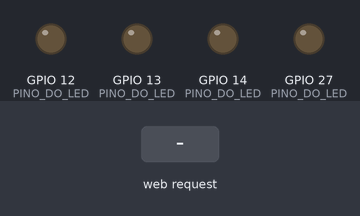
Bench run of a sketch on a simulated ESP32. On the bench: output pins drawn as LEDs (lit = HIGH). Inputs (shaded band) come from the test bench. WiFi joins after 1.5 s; servers stay silent unless stated; what the sketch prints to the serial monitor is not drawn.

Above: at 2.7 s.
2.8 s: HTTP request GET /LS received
At 4.0 s:
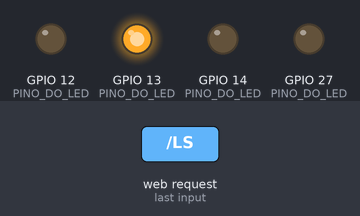
4.3 s: HTTP request GET /LC received
At 5.4 s:
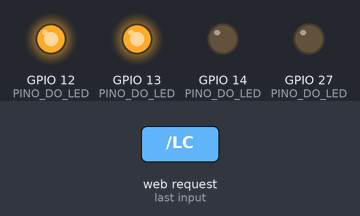
5.8 s: HTTP request GET /AS received
At 6.5 s:
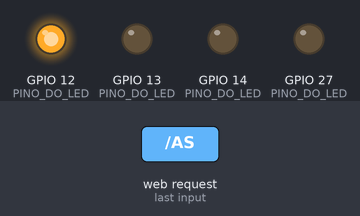
7.3 s: HTTP request GET /LQ received
At 7.7 s:
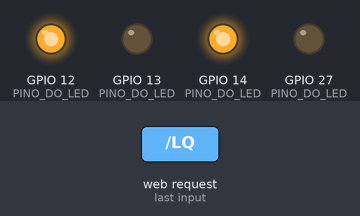
8.8 s: HTTP request GET /AC received
At 10.0 s:
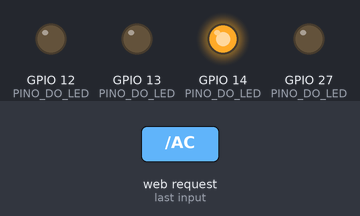
10.3 s: HTTP request GET /LG received
At 11.2 s:
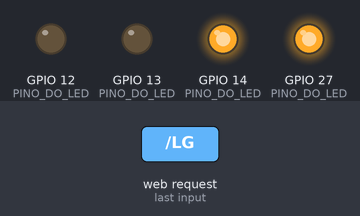
Timing chart, 0 to 12.8 s (numbered marks = the images above; inputs shaded):
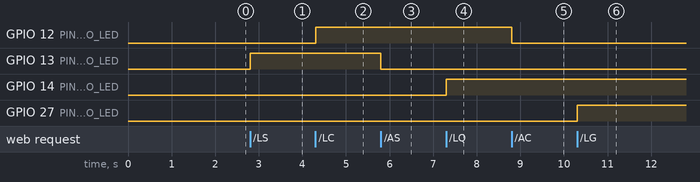

Measured:
- after the input at 2.8 s, GPIO 13 (PINO_DO_LED): LOW → HIGH at once
- after the input at 4.3 s, GPIO 12 (PINO_DO_LED): LOW → HIGH at once
- after the input at 5.8 s, GPIO 13 (PINO_DO_LED): HIGH → LOW at once
- after the input at 7.3 s, GPIO 14 (PINO_DO_LED): LOW → HIGH at once
- after the input at 8.8 s, GPIO 12 (PINO_DO_LED): HIGH → LOW at once
- after the input at 10.3 s, GPIO 27 (PINO_DO_LED): LOW → HIGH at once

The sketch:

CASA-INTEGRADA1.0.ino
```cpp
#include <WiFi.h>

const char* ssid     = "brisa-1403078";
const char* password = "1tite2wp";

WiFiServer server(80);

//DECLARAR OS ESTADOS
bool ledStatus = false;
bool ledStatus2 = false;
bool ledStatus3 = false;
bool ledStatus4 = false;
bool ledStatusT = false;

void setup()
{
    Serial.begin(115200);
    pinMode(13, OUTPUT);      // PINO DO LED
    pinMode(12, OUTPUT);      // PINO DO LED
    pinMode(14, OUTPUT);      // PINO DO LED
    pinMode(27, OUTPUT);      // PINO DO LED

    delay(10);

    // We start by connecting to a WiFi network

    Serial.println();
    Serial.println();
    Serial.print("Connecting to ");
    Serial.println(ssid);

    WiFi.begin(ssid, password);

    while (WiFi.status() != WL_CONNECTED) {
        delay(500);
        Serial.print(".");
    }

    Serial.println("");
    Serial.println("WiFi connected.");
    Serial.println("IP address: ");
    Serial.println(WiFi.localIP());

    server.begin();

}

int value = 0;

void loop(){
 WiFiClient client = server.available();   // listen for incoming clients

  if (client) {                             // if you get a client,
    Serial.println("New Client.");           // print a message out the serial port
    String currentLine = "";                // make a String to hold incoming data from the client
    while (client.connected()) {            // loop while the client's connected
      if (client.available()) {             // if there's bytes to read from the client,
        char c = client.read();             // read a byte, then
        Serial.write(c);                    // print it out the serial monitor
        if (c == '\n') {                    // if the byte is a newline character

          // if the current line is blank, you got two newline characters in a row.
          // that's the end of the client HTTP request, so send a response:
          if (currentLine.length() == 0) {
            // HTTP headers always start with a response code (e.g. HTTP/1.1 200 OK)
            // and a content-type so the client knows what's coming, then a blank line:
            client.println("HTTP/1.1 200 OK");
            client.println("Content-type:text/html");
            client.println();

            // the content of the HTTP response follows the header:
            client.print("<html>");
              client.print("<head>");
                client.print("<meta charset='UTF-8'>");
                client.print("<meta http-equiv='X-UA-Compatible' content='IE=edge'");
                client.print("name='viewport' content='width=device-width, initial-scale=1.0'");
                client.print("<title>CASA INTEGRADA</title>");
                //CSS
                client.print("<style>body{height:100vh;margin:0px;display:grid;grid-template-rows:120px 1fr 60px;grid-template-columns:1fr;grid-template-areas:'cabecalho''principal''rodape';}</style>");
                client.print("<style>.cabecalho{grid-area: cabecalho;background-color: #381d97;color:#fff;display:flex;flex-direction: column;justify-content: center;align-items: center;padding-bottom: 10px;z-index: 1;box-shadow: 0px 4px 10px -2px rgba(0, 0, 0, 0.55);}</style>");
                client.print("<style>.cabecalho > h1{ margin:0px;font-weight:300;font-size:2.8rem;}.cabecalho > h2{margin: 0px;font-weight: 200;font-size: 1.6rem;}.principal{grid-area: principal;background-color: #f0f0f0;height: calc(100vh - 180px);padding: 20px;}</style>");
                client.print("<style>.conteudo{position:realive;height:100%;overflow-y: scroll;background-color: #fff;padding: 20px;box-shadow:0px 0px 25px 0px rgba(0, 0, 0, 0.2);}</style>");
                client.print("<style>.rodape{grid-area: rodape;background-color: #381d97;display:flex;justify-content: center;align-items: center;font-size: 1.2rem;padding-inline: 20px;color:#fff;}</style>");
                client.print("<style>.modulos{display:flex;flex-wrap: wrap;justify-content: space-around;}.modulo{flex-basis: 32%;margin-bottom:20px;border-radius:5px;}.modulo > h3{margin:0px;color: #fff;font-weight:300;font-size: 1.5rem;padding: 10px 20px;background-color: #381d97;}</style>");
                client.print("<style>.modulo > ul {margin:0px;padding:10px;list-style: none;}.modulo > ul > li{padding: 5px;font-size: 1.2rem;cursor: pointer;}.modulo > ul > li > a{display: flex;text-decoration: none;color:#222;}.modulo > ul > li:hover{background-color: #eee;}</style>");
                client.print("<style>.modulo.verde {border: 2px solid darkgreen;}.modulo.verde > h3{background-color: darkgreen;}.modulo.azul {border: 2px solid darkblue;}.modulo.azul > h3{background-color: darkblue;}</style>");
                client.print("<style>.card {background-color: #313131;color: #fff;padding: 10px 12px;border-radius: 15px;border: solid 2px #000;margin: 15px auto;box-shadow: 0px 0px 10px 0px #8000ff;display: flex;align-content: center;justify-content: center;width: 453px;}</style>");
                client.print("<style>.comodo{margin: auto 10px;}.estado.off {background-color: #c81919;padding: 5px 10px;border-radius: 5px;box-shadow: 0px 0px 10px 0px #c81919;margin: auto;margin-right: auto;margin-right: 44px;}.ligar{margin: auto 14px;text-decoration: none;color: #fff;background-color: #199119;padding: 5px 10px;border-radius: 5px;}</style>");
                client.print("<style>.desligar{margin: auto 14px;text-decoration: none;color: #fff;background-color: #c81919;padding: 5px 10px;border-radius: 5px;}.estado.on {background-color: #199119;padding: 5px 10px;border-radius: 5px;box-shadow: 0px 0px 10px 0px #199119;margin: auto;margin-right: auto;margin-right: auto;margin-right: auto;margin-right: 44px;}</style>");
                //FIM CSS
              client.print("</head>");
              client.print("<body>");
                client.print("<header class='cabecalho'>");
                   client.print("<h1>Casa Integrada 1.0</h1>");
                   client.print("<h2>Projeto IOT</h2>");
                client.print("</header>");
                client.print("<main class='principal'>");
                  client.print("<div class='conteudo'>");
                  //CARDS
                    client.print("<div class='card'>");
                      client.print("<p class='comodo'>LUZ DA SALA</p>");
                      ledStatus ? client.print("<div class='estado on'>ON</div>") : client.print("<div class='estado off'>OFF</div>");
                      client.print("<p class='devisor'>|</p>");
                      client.print("<a class='ligar' href='/LS'>LIGAR</a><br><a class='desligar' href='/AS'>DESLIGAR</a>");
                    client.print("</div>");
                    client.print("<div class='card'>");
                      client.print("<p class='comodo'>LUZ DA COZINHA</p>");
                      ledStatus2 ? client.print("<div class='estado on'>ON</div>") : client.print("<div class='estado off'>OFF</div>");
                      client.print("<p class='devisor'>|</p>");
                      client.print("<a class='ligar' href='/LC'>LIGAR</a><br><a class='desligar' href='/AC'>DESLIGAR</a>");
                    client.print("</div>");
                    client.print("<div class='card'>");
                      client.print("<p class='comodo'>LUZ DO QUARTO</p>");
                      ledStatus3 ? client.print("<div class='estado on'>ON</div>") : client.print("<div class='estado off'>OFF</div>");
                      client.print("<p class='devisor'>|</p>");
                      client.print("<a class='ligar' href='/LQ'>LIGAR</a><br><a class='desligar' href='/AQ'>DESLIGAR</a>");
                    client.print("</div>");
                    client.print("<div class='card'>");
                      client.print("<p class='comodo'>LUZ DA GARAGEM</p>");
                      ledStatus4 ? client.print("<div class='estado on'>ON</div>") : client.print("<div class='estado off'>OFF</div>");
                      client.print("<p class='devisor'>|</p>");
                      client.print("<a class='ligar' href='/LG'>LIGAR</a><br><a class='desligar' href='/AG'>DESLIGAR</a>");
                    client.print("</div>");
                    client.print("<div class='card'>");
                      client.print("<p class='comodo'>TODAS AS LUZES</p>");
                      ledStatusT ? client.print("<div class='estado on'>ON</div>") : client.print("<div class='estado off'>OFF</div>");
                      client.print("<p class='devisor'>|</p>");
                      client.print("<a class='ligar' href='/LT'>LIGAR</a><br><a class='desligar' href='/AT'>DESLIGAR</a>");
                    client.print("</div>");
                    //FIM CARDS
                  client.print("</div>");
                client.print("</main>");
                client.print("<footer>");
                  client.print("<p>DESENVOLVIDO POR: EDUARDO CASTRO</p>");
                client.print("</footer>");
              client.print("</body>");
            client.print("</html>");

            // The HTTP response ends with another blank line:
            client.println();
            // break out of the while loop:
            break;
          } else {    // if you got a newline, then clear currentLine:
            currentLine = "";
          }
        } else if (c != '\r') {  // if you got anything else but a carriage return character,
          currentLine += c;      // add it to the end of the currentLine
        }

        // Check to see if the client request was "GET /H" or "GET /L":
        if (currentLine.endsWith("GET /LS")) {
          ledStatus = true;
          digitalWrite(13, ledStatus);
        }
        if (currentLine.endsWith("GET /AS")) {
          ledStatus = false;
          digitalWrite(13, ledStatus);
        }
        if (currentLine.endsWith("GET /LC")) {
          ledStatus2 = true;
          digitalWrite(12, ledStatus2);
        }
        if (currentLine.endsWith("GET /AC")) {
          ledStatus2 = false;
          digitalWrite(12, ledStatus2);
        }
        if (currentLine.endsWith("GET /LQ")) {
          ledStatus3 = true;
          digitalWrite(14, ledStatus3);
        }
        if (currentLine.endsWith("GET /AQ")) {
          ledStatus3 = false;
          digitalWrite(14, ledStatus3);
        }
        if (currentLine.endsWith("GET /LG")) {
          ledStatus4 = true;
          digitalWrite(27, ledStatus4);
        }
        if (currentLine.endsWith("GET /AG")) {
          ledStatus4 = false;
          digitalWrite(27, ledStatus4);
        }
        if (currentLine.endsWith("GET /LT")) {
          ledStatusT = true;
          digitalWrite(13, ledStatusT);
          digitalWrite(12, ledStatusT);
          digitalWrite(14, ledStatusT);
          digitalWrite(27, ledStatusT);
        }
        if (currentLine.endsWith("GET /AT")) {
          ledStatusT = false;
          digitalWrite(13, ledStatusT);
          digitalWrite(12, ledStatusT);
          digitalWrite(14, ledStatusT);
          digitalWrite(27, ledStatusT);
        }
      }
    }
    // close the connection:
    client.stop();
    Serial.println("Client Disconnected.");
  }
}
```
